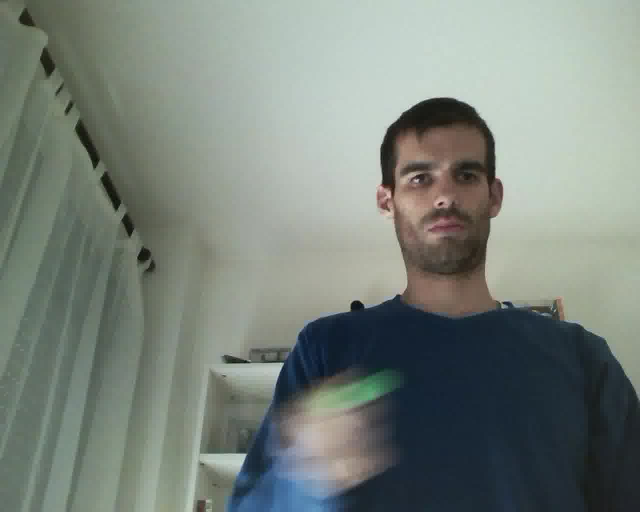
#> input picture image-color-masking/sequences/frame131.jpg, 1280 x 1024 px, given in place of frame1.jpg, which was not available (shown at 1/2 size)
$ python image-color-masking.py
#> lines starting #> are read from the running program, lines starting #| are printed output that depends on the picture; pictures that were not available may be replaced by others from this repository, and a replacement may not be noted
from PIL import Image
import os
import numpy

path = "./sequences"
image_prefix = "frame"
image_suffix = ".jpg"
output_folder = "./output/"
h_range = [29, 88]
s_range = [43, 255]
v_range = [126, 255]
blend_weight = 0.2
images = []

num_images = len([f for f in os.listdir(path) if os.path.isfile(os.path.join(path, f))])

for i in range(num_images):
    images.append(Image.open(path + "/" + image_prefix + str(i+1) + image_suffix))

if not os.path.exists(output_folder):
    os.makedirs(output_folder)


def convert_and_threshold(image):
    result = image.convert("HSV")
    original_image = result.copy()
    result = numpy.array(result)
    h = result[:, :, 0]
    s = result[:, :, 1]
    v = result[:, :, 2]
    mask = (h >= h_range[0]) & (h < h_range[1]) & \
           (s >= s_range[0]) & (s < s_range[1]) & \
           (v >= v_range[0]) & (v < v_range[1])
    result[:, :, 0] = result[:, :, 0] * mask
    result[:, :, 1] = result[:, :, 1] * mask
    result[:, :, 2] = result[:, :, 2] * mask
    result = Image.fromarray(result)
    result = Image.blend(result, original_image, blend_weight)
    return result


for i in range(len(images)):
    print(str(round(i/len(images)*100, 2)) + "%")
    images[i] = convert_and_threshold(images[i])
    images[i].save(output_folder + image_prefix + str(i+1) + image_suffix)
#> this loop made 3 passes
#| 0.0%
#| 33.33%
#| 66.67%
#> pass 1, in convert_and_threshold, `h = result[:, :, 0]`:
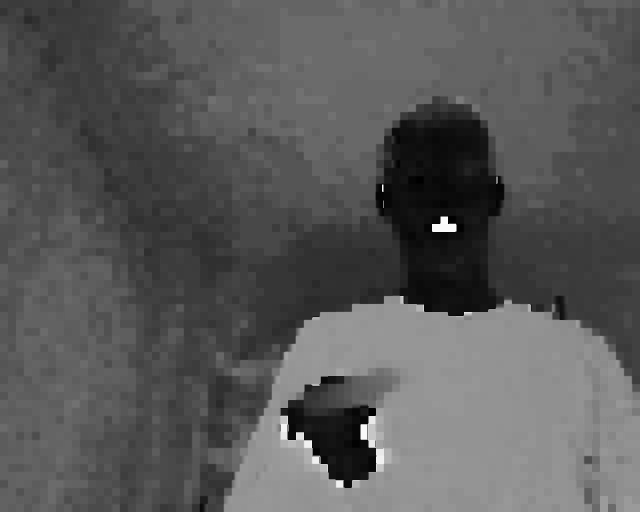
#> h: shape (1024, 1280) (shown at 1/2 size); min 0, max 254, mean 88.8
#> pass 1, in convert_and_threshold, `s = result[:, :, 1]`:
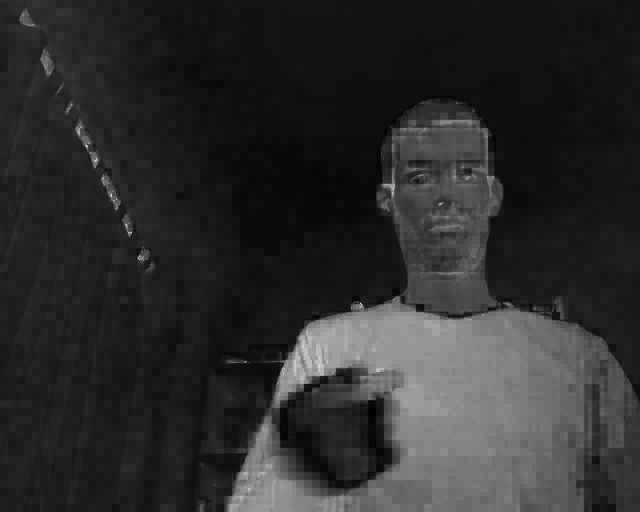
#> s: shape (1024, 1280) (shown at 1/2 size); min 0, max 255, mean 44.5
#> pass 1, in convert_and_threshold, `v = result[:, :, 2]`:
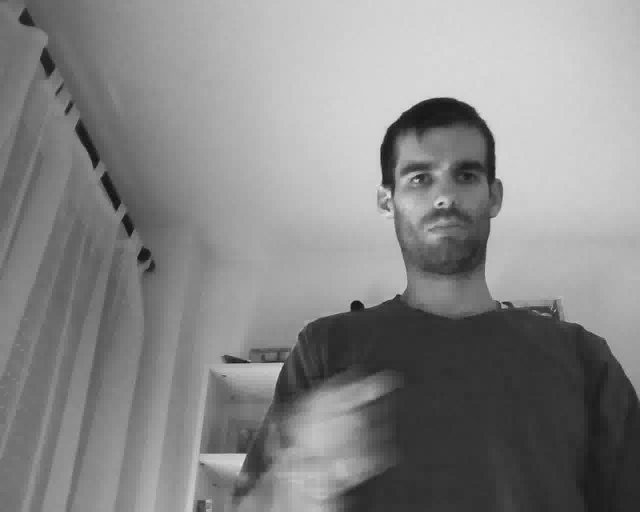
#> v: shape (1024, 1280) (shown at 1/2 size); min 3, max 247, mean 134.6
#> after the loop, images = 3 items
